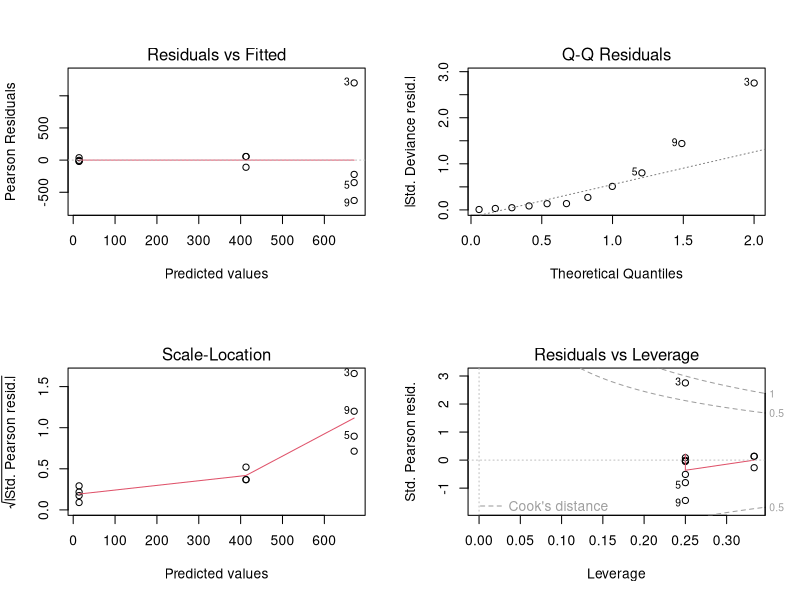
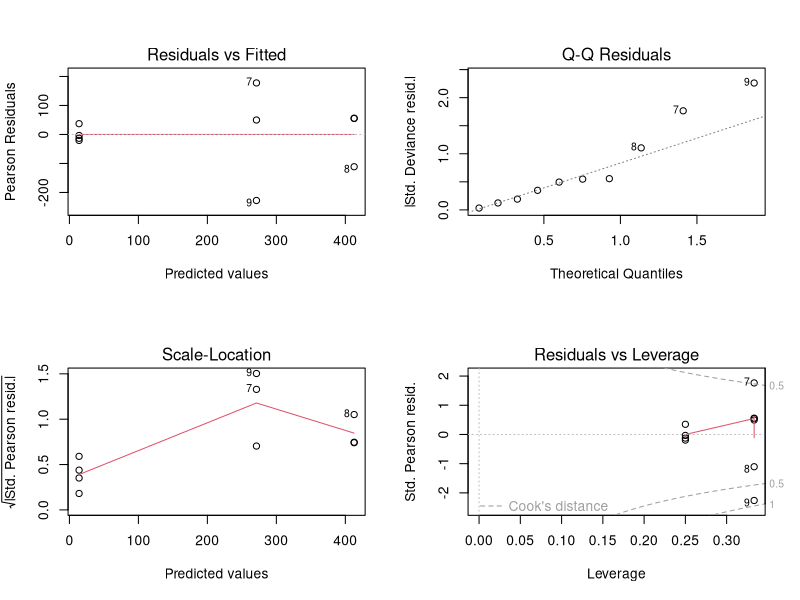
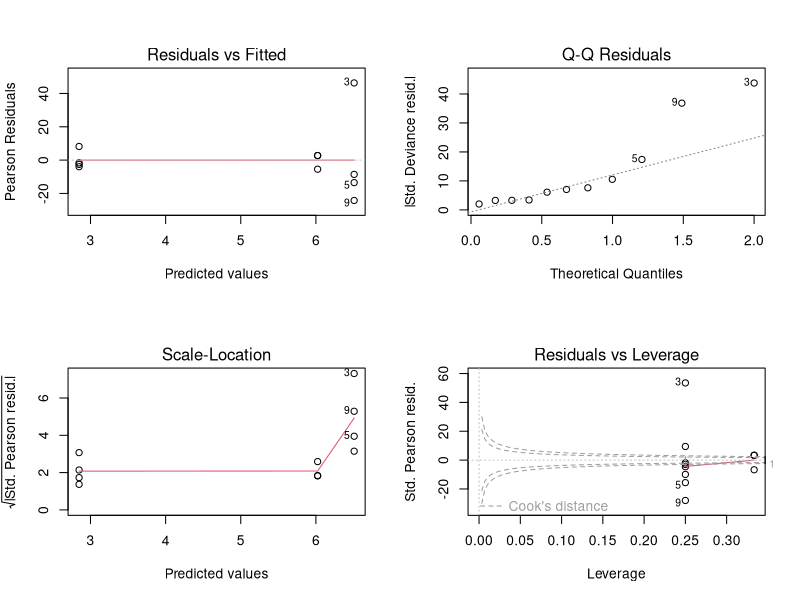
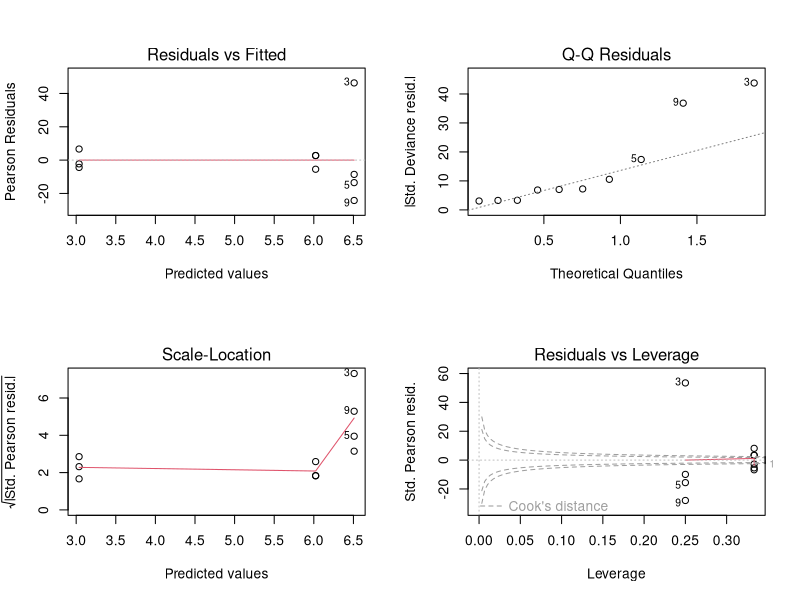
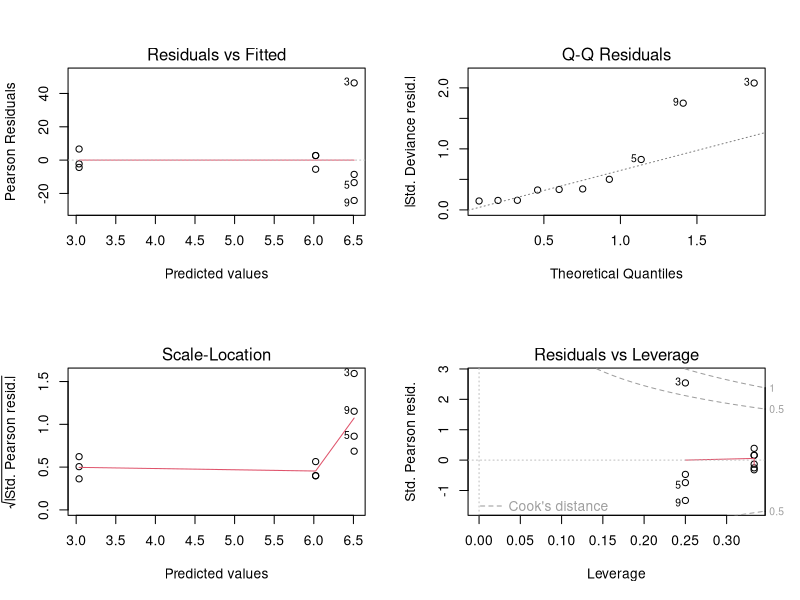
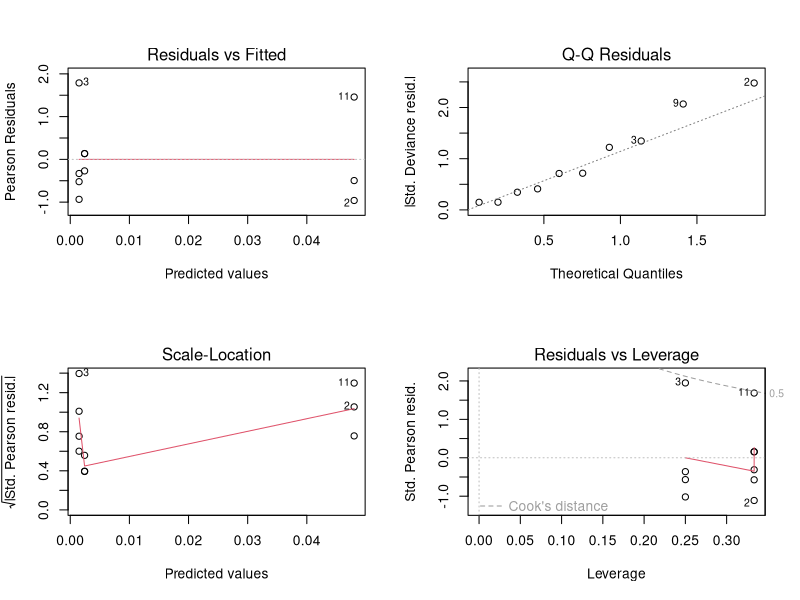
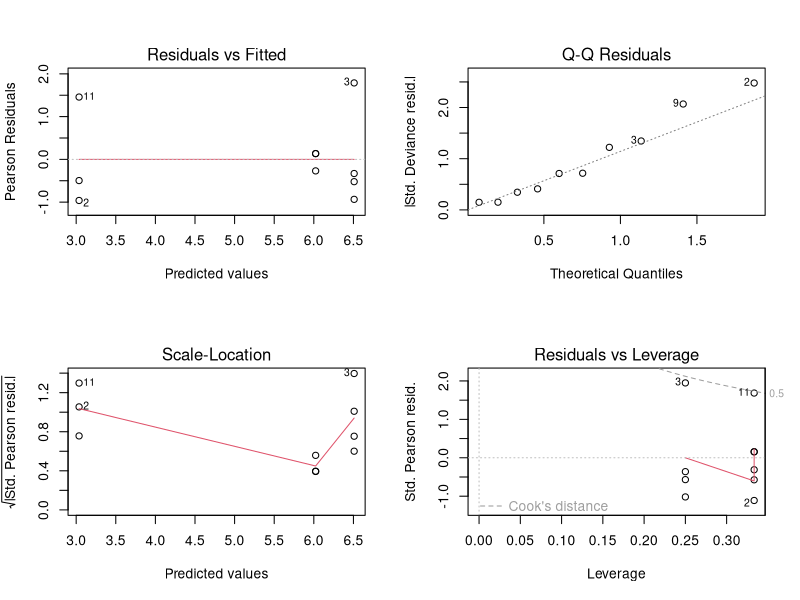

The R source for these figures, in order: (Note: this script raises an error after producing the figures.)
setwd("~/Desktop/capstone/analysis/Juan")

CWDdata = read.csv("output.csv")

# model using gaussian
model = glm(difference ~ treatment, family = gaussian, data = CWDdata)
summary(model)

par(mfrow = c(2,2))
plot(model)


CWDdatarm3 = CWDdata[-c(3, 12),]
CWDdatarm6 = CWDdata[-c(6, 12),]
CWDdatarm36 = CWDdata[-c(3, 6, 12),]
CWDdata["abs_diff"] = abs(CWDdata["difference"] )

#guassian model + plot3 removed

modelrm = glm(difference ~ treatment , family = gaussian, data = CWDdatarm3)
summary(modelrm)

par(mfrow = c(2,2))
plot(modelrm)
# the plot here shows that the plot 3, 5, 9 are always outliers, but all of 
# them are from the radial treatment



# model using poisson + abs_diff
model0 = glm(abs_diff ~ treatment, family = poisson, data = CWDdata)
summary(model0)

par(mfrow = c(2,2))
plot(model0)

# model using poisson + difference
model1 = glm(difference ~ treatment, family = poisson, data = CWDdatarm6)
summary(model1)

par(mfrow = c(2,2))
plot(model1)


## quasipoisson + diff
model2 = glm(difference ~ treatment, family = quasipoisson, data = CWDdatarm6)
summary(model2)

par(mfrow = c(2,2))
plot(model2)


## Gamma + difference
model3 = glm(difference ~ treatment, family = Gamma(link = "inverse"), data = CWDdatarm6)
summary(model3)

par(mfrow = c(2,2))
plot(model3)



model4 = glm(difference ~ treatment, family = Gamma(link = "log"), data = CWDdatarm6)
summary(model4)
par(mfrow = c(2,2))
plot(model4)


## Gamma + abs_diff
model5 = glm(abs_diff ~ treatment, family = Gamma(link = "identity"), data = CWDdatarm6)
summary(model5)

par(mfrow = c(2,2))
plot(model5)


